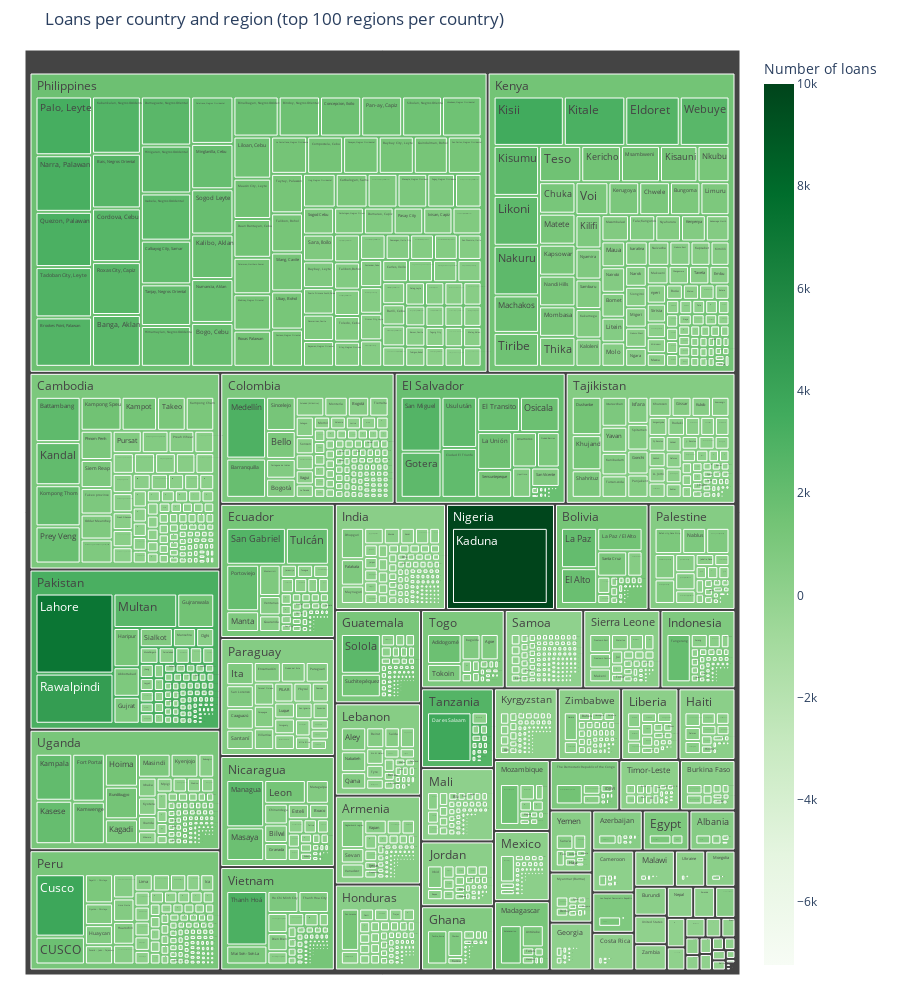

Write notebook code for a chart like this one.
### Code cell
import plotly.express as px
df = kiva_loans.groupby(["country", "region"])["loan_amount"].agg(["count"]).reset_index()
df = df.sort_values(by=["country", "count"], ascending=False) 
df = df.groupby(["country"]).head(100) 


df.columns = ["Country", "Region", "Number of loans"] 


fig = px.treemap(df, path=['Country', 'Region'],
values='Number of loans', color='Number of loans', 
hover_data=['Country'], color_continuous_scale="Greens",
color_continuous_midpoint=np.average(df['Number of loans'], 
weights=df['Number of loans'])) 
fig.update_layout(margin = dict(t=50, l=25, r=25, b=25), height=1000,
title="Loans per country and region (top 100 regions per country)")
fig.show()

### Figure 1 — Plotly figure (JSON) as saved in the notebook; plotly's stock layout.template omitted (floating-point values rounded to 4 significant figures; data arrays with more than 128 entries replaced by an {"elided": "..."} marker saying what was removed)
{"data": [{"branchvalues": "total", "customdata": {"elided": "3842x2 mixed values"}, "domain": {"x": [0, 1], "y": [0, 1]}, "hovertemplate": "labels=%{label}<br>Number of loans_sum=%{value}<br>parent=%{parent}<br>id=%{id}<br>Country=%{customdata[0]}<br>Number of loans=%{color}<extra></extra>", "ids": {"elided": "3842 str values"}, "labels": {"elided": "3842 str values"}, "marker": {"coloraxis": "coloraxis", "colors": {"elided": "3842 float values"}}, "name": "", "parents": {"elided": "3842 str values"}, "type": "treemap", "values": {"elided": "3842 int values"}}], "layout": {"coloraxis": {"cmid": 1386.0, "colorbar": {"title": {"text": "Number of loans"}}, "colorscale": [[0, "rgb(247,252,245)"], [0.125, "rgb(229,245,224)"], [0.25, "rgb(199,233,192)"], [0.375, "rgb(161,217,155)"], [0.5, "rgb(116,196,118)"], [0.625, "rgb(65,171,93)"], [0.75, "rgb(35,139,69)"], [0.875, "rgb(0,109,44)"], [1, "rgb(0,68,27)"]]}, "height": 1000, "legend": {"tracegroupgap": 0}, "margin": {"b": 25, "l": 25, "r": 25, "t": 50}, "title": {"text": "Loans per country and region (top 100 regions per country)"}}}
